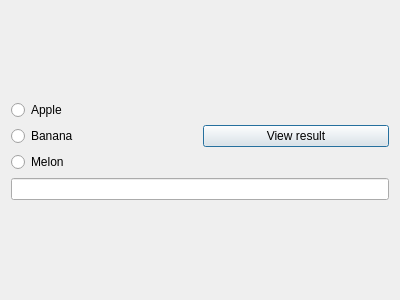
<?xml version="1.0" encoding="UTF-8"?>
<ui version="4.0">
 <class>Dialog</class>
 <widget class="QDialog" name="Dialog">
  <property name="geometry">
   <rect>
    <x>0</x>
    <y>0</y>
    <width>400</width>
    <height>300</height>
   </rect>
  </property>
  <property name="windowTitle">
   <string>Dialog</string>
  </property>
  <layout class="QGridLayout" name="gridLayout">
   <item row="0" column="0">
    <layout class="QVBoxLayout" name="verticalLayout_2">
     <item>
      <layout class="QHBoxLayout" name="horizontalLayout">
       <item>
        <layout class="QVBoxLayout" name="verticalLayout">
         <item>
          <widget class="QRadioButton" name="radioButton">
           <property name="text">
            <string>Apple</string>
           </property>
          </widget>
         </item>
         <item>
          <widget class="QRadioButton" name="radioButton_2">
           <property name="text">
            <string>Banana</string>
           </property>
          </widget>
         </item>
         <item>
          <widget class="QRadioButton" name="radioButton_3">
           <property name="text">
            <string>Melon</string>
           </property>
          </widget>
         </item>
        </layout>
       </item>
       <item>
        <widget class="QPushButton" name="pushButton">
         <property name="text">
          <string>View result</string>
         </property>
        </widget>
       </item>
      </layout>
     </item>
     <item>
      <widget class="QLineEdit" name="lineEdit"/>
     </item>
    </layout>
   </item>
  </layout>
 </widget>
 <layoutdefault spacing="6" margin="11"/>
 <resources/>
 <connections/>
</ui>
